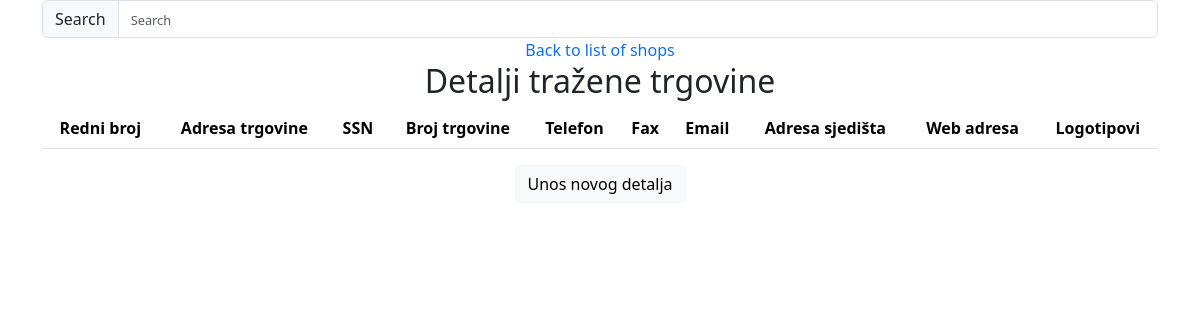
/shop_detail.php?shop_name=TISAK plus d.o.o., run on an earlier commit of the app's database.
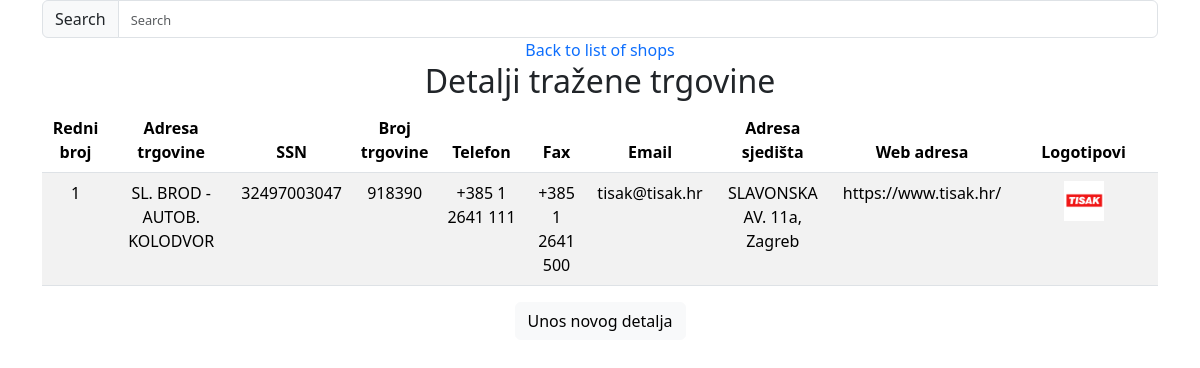
And on a later commit of the database.
### tables this page shows
CREATE TABLE `shop_detail` (
  `id` int(11) NOT NULL,
  `shop_name` varchar(255) DEFAULT NULL,
  `address` varchar(255) DEFAULT NULL,
  `ssn` varchar(11) DEFAULT NULL,
  `shop number` varchar(255) DEFAULT NULL,
  `telephone` varchar(255) DEFAULT NULL,
  `fax` varchar(255) DEFAULT NULL,
  `email` varchar(255) DEFAULT NULL,
  `hq_address` varchar(255) DEFAULT NULL,
  `web_page` varchar(255) DEFAULT NULL
);

CREATE TABLE `shop_logo` (
  `id` int(11) NOT NULL,
  `shop_name` varchar(255) NOT NULL,
  `logo1_url` varchar(255) NOT NULL,
  `logo2_url` varchar(255) NOT NULL
);

### dbconn.php (called while the page is built, shortened)
<?php
class DatabaseConnection{
    public $dbconn;
    public function setDbconn( $dbconn) {$this->dbconn = $dbconn;}
	public function getDbconn() {return $this->dbconn;}
}
?>

### shop.php (called while the page is built, shortened)
<?php
include("dbconn.php");
class Shop{
    public $shop_name;
    function __construct($shop_name)
    {
        $this->shop_name=$shop_name;
    }
    function get_shop_name(){
        return $this->shop_name;
    }
    function __destruct()
    {
        $this->shop_name="";
    }
}
?>

### shop_details.php (the view, shortened to what this page needs)
<?php
include("shop.php");
class ShopDetails extends Shop{
private $id;
 public $address;
 private $ssn;
 public $shop_number;
 public $telephone;
 public $fax;
 public $email;
 public $hq_address;
 public $web_page;
 function __construct($id,$shop_name,$address,$ssn,$shop_number,$telephone,$fax,$email,$hq_address,$web_page)
 {
    $this->id=$id;
     $this->address=$address;
     $this->ssn=$ssn;
     $this->shop_number=$shop_number;
     $this->telephone=$telephone;
     $this->fax=$fax;
     $this->email=$email;
     $this->hq_address=$hq_address;
     $this->web_page=$web_page;
 }
 function __destruct()
    {
        $this->address="";
        $this->ssn="";
        $this->shop_number="";
        $this->telephone="";
        $this->fax="";
        $this->email="";
        $this->hq_address="";
        $this->web_page="";
    }
public function getAddress() {return $this->address;}
	public function getSsn() {return $this->ssn;}
	public function getShopNumber() {return $this->shop_number;}
	public function getTelephone() {return $this->telephone;}
	public function getFax() {return $this->fax;}
	public function getEmail() {return $this->email;}
	public function getHqAddress() {return $this->hq_address;}
	public function getWebPage() {return $this->web_page;}
   public function getId() {return $this->id;}
public function setId( $id): void {$this->id = $id++;}
	public function print_table_data(){
        echo "<td>".$this->getId()."</td>";
		echo "<td>".$this->getAddress()."</td>";
        echo "<td>".$this->getSsn()."</td>";
        echo "<td>".$this->getShopNumber()."</td>";
        echo "<td>".$this->getTelephone()."</td>";
        echo "<td>".$this->getFax()."</td>";
        echo "<td>".$this->getEmail()."</td>";
        echo "<td>".$this->getHqAddress()."</td>";
        echo "<td>".$this->getWebPage()."</td>";
    }
}
?>

### shop_detail.php (shortened to what this page needs)
<!DOCTYPE html>
<html lang="en">
<head>
   <link href="https://cdn.jsdelivr.net/npm/bootstrap@5.3.6/dist/css/bootstrap.min.css" rel="stylesheet">
    <link rel="stylesheet" href="bills.css">
</head>
<body>
<div class="container text-center">
<div class="row">
    <div class="col">
    <div class="input-group flex-nowrap">
  <span class="input-group-text" id="addon-wrapping">Search</span>
  <input type="text" id="search" class="form-control" placeholder="Search" aria-label="Search" aria-describedby="addon-wrapping">
</div>
    </div>
  </div>
  <div class="row">
    <div class="col">
      <a href="shops.php?current_url=10&page_number=0" target="_blank" rel="noopener noreferrer" class="text-decoration-none text_primary">Back to list of shops</a>
    </div>
  </div>
<div class="row">
<div class="col">
    <?php
include("functions.php");
if(isset($_GET['shop_name'])){
 print_shop_details($_GET['shop_name']);
}else{
  print_navigation();
}
?>
</div>
</div>
</div>
</body>
</html>

### functions.php (shortened to what this page needs)
<?php
include("shop_details.php");
function print_shop_details($shop_name)
{
  if (isset($_GET['shop_name'])) {
    include("shop_logo.php");
    $shop = new Shop($shop_name);
    $connection = new DatabaseConnection("localhost", "root", "", "bills", "utf8");
    $connection->connectToDatabase();
    $sql = "SELECT * FROM shop_detail WHERE shop_name='" . $shop->get_shop_name() . "'";
    $query = mysqli_query($connection->getDbconn(), $sql);
    $sql2 = "SELECT * FROM shop_logo WHERE shop_name='" . $shop->get_shop_name() . "'";
    $exe_q = mysqli_query($connection->getDbconn(), $sql2);
    $id = 0;
    echo "<h2>Detalji tražene trgovine</h2>";
    echo "<table class='table table-striped'>";
    echo "<thead><tr><th scope='col'>Redni broj</th><th scope='col'>Adresa trgovine</th><th scope='col'>SSN</th><th scope='col'>Broj trgovine</th><th scope='col'>Telefon</th><th scope='col'>Fax</th>
    <th scope='col'>Email</th>
    <th scope='col'>Adresa sjedišta</th>
    <th scope='col'>Web adresa</th>
    <th scope='col'>Logotipovi</th>
    </tr></thead>";
    echo "<tbody>";
    while ($res = mysqli_fetch_array($query)) {
      echo "<tr>";
      $id++;
      $details = new ShopDetails($id, $shop_name, $res['address'], $res['ssn'], $res['shop number'], $res['telephone'], $res['fax'], $res['email'], $res['hq_address'], $res['web_page']);
      $details->print_table_data();
      while ($res2 = mysqli_fetch_array($exe_q)) {
        $logo = new Shop_Logo($shop_name, $res2['logo1_url'], $res2['logo2_url']);
        $logo->print_logo();
      }
      echo "</tr>";
    }
    echo "</tbody>";
    echo "</table>";
    echo "<p><form method='post'><button class='btn btn-light' name='innsd'>Unos novog detalja</button></form>";
  } else {
    print_navigation();
  }
}

### shop_logo.php (shortened to what this page needs)
<?php
class Shop_Logo extends Shop{
    public $logo1_url;
    public function __construct($shop_name ,$logo1_url,  $logo2_url){
        $this->shop_name=$shop_name;
        $this->logo1_url = $logo1_url;
        $this->logo2_url = $logo2_url;}
	public function getLogo1Url() {return $this->logo1_url;}
	function print_logo(){
       $sn=$this->get_shop_name();
        echo "<td><img src='".$this->getLogo1Url()."' alt='".$sn."' class='logo'></td>";
    }
}
?>

### bills.css (style rules this page uses)
.logo { width: 30%; height: 30%; }
input, input::placeholder { font-size: 80%; }

What changed in the data, as far as the page shows it:
now on this page (row edited): shop_detail: address "SL. BROD - AUTOB. KOLODVOR", ssn "32497003047", shop number "918390", telephone "+385 1 2641 111", fax "+385 1 2641 500", email "tisak@tisak.hr", hq_address "SLAVONSKA AV. 11a, Zagreb", web_page "https://www.tisak.hr/"
now on this page (row edited): shop_logo: logo1_url (picture)
